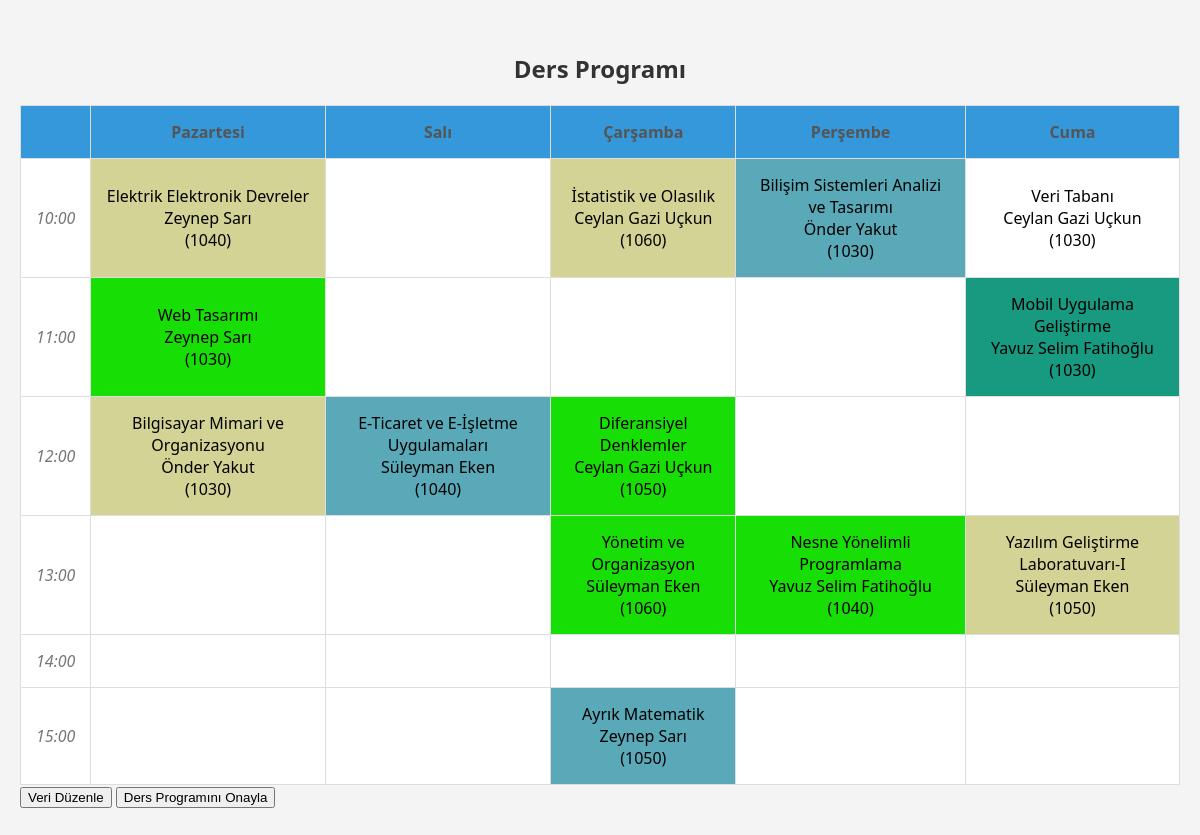
The page / on the database its author committed.
### tables this page shows
CREATE TABLE `dersler` (
  `ders_id` int NOT NULL,
  `ders_adi` varchar(255) NOT NULL,
  `ders_sinif` int NOT NULL,
  `saat` varchar(45) NOT NULL,
  `gun` varchar(45) DEFAULT NULL,
  `renk` varchar(45) NOT NULL
);

CREATE TABLE `hocalar` (
  `hoca_id` int NOT NULL,
  `hoca_adi` varchar(255) NOT NULL
);

### index.php (the view, shortened to what this page needs)
<?php
$servername = "localhost";
$username = "root";
$password = "root";
$dbname = "proje";
$conn = new mysqli($servername, $username, $password, $dbname);
$sql = "SELECT d.ders_id, d.ders_adi, d.ders_sinif, h.hoca_adi, d.gun, d.saat
        FROM dersler d
        JOIN hoca_ders hd ON d.ders_id = hd.ders_id
        JOIN hocalar h ON hd.hoca_id = h.hoca_id";
$result = $conn->query($sql);
$dayHours = [];
$days = ["Pazartesi", "Salı", "Çarşamba", "Perşembe", "Cuma"];
$hours = ["10:00", "11:00", "12:00", "13:00", "14:00", "15:00"];
foreach ($days as $day) {
    foreach ($hours as $hour) {
        $dayHours[] = ["day" => $day, "hour" => $hour];
    }
}
$graph = [];
while ($row = $result->fetch_assoc()) {
    $course = [
        "ders_id" => $row["ders_id"],
        "ders_adi" => $row["ders_adi"],
        "ders_sinif" => $row["ders_sinif"],
        "hoca_adi" => $row["hoca_adi"],
        "conflicts" => [],
        "day_hour" => null,
        "color" => null,
    ];
    $graph[$row["ders_id"]] = $course;
    $courseId = null;
    foreach ($graph as $otherCourseId => $otherCourse) {
    if (
        $course["ders_sinif"] == $otherCourse["ders_sinif"] ||
        $course["hoca_adi"] == $otherCourse["hoca_adi"]
    ) {
        $graph[$row["ders_id"]]["conflicts"][] = $otherCourseId;
        $graph[$otherCourseId]["conflicts"][] = $row["ders_id"];
    }
    }
    shuffle($dayHours);
    $randomDayHour = array_shift($dayHours);
    $graph[$row["ders_id"]]["day_hour"] = $randomDayHour;
}
$coloring = [];
$usedColors = [];
foreach ($graph as $courseId => $course) {
    $neighbors = $course["conflicts"];
    foreach ($usedColors as $color) {
        $conflict = false;
        foreach ($neighbors as $neighborId) {
            if (
                isset($coloring[$neighborId]) &&
                $coloring[$neighborId]["color"] == $color
            ) {
                $conflict = true;
                break;
            }
        }
        if (!$conflict) {
            $graph[$courseId]["color"] = $color;
            break;
        }
    }
    if ($graph[$courseId]["color"] === null) {
        $newColor = count($usedColors);
        $usedColors[] = $newColor;
        $graph[$courseId]["color"] = $newColor;
    }
    $coloring[$courseId] = [
        "course" => $course,
        "color" => $graph[$courseId]["color"],
    ];
}
?>
<!DOCTYPE html>
<html lang="en">
<head>
</head>
<body>
<div id="table-container">
    <h2>Ders Programı</h2>
    <table>
        <tr>
            <th></th>
            <th class="day-cell">Pazartesi</th>
            <th class="day-cell">Salı</th>
            <th class="day-cell">Çarşamba</th>
            <th class="day-cell">Perşembe</th>
            <th class="day-cell">Cuma</th>
        </tr>
        <?php
        $schedule = [
            "Pazartesi" => [],
            "Salı" => [],
            "Çarşamba" => [],
            "Perşembe" => [],
            "Cuma" => [],
        ];
        foreach ($coloring as $entry) {
            $course = $entry["course"];
            $color = $entry["color"];
            $class = "color-$color";
            $day = $course["day_hour"]["day"];
            $hour = $course["day_hour"]["hour"];
            $schedule[$day][
                $hour
            ] = "<td class=\"$class\">{$course["ders_adi"]}<br>{$course["hoca_adi"]}<br>({$course["ders_sinif"]})</td>";
        }
        foreach ($hours as $hour) {
            echo "<tr><td class=\"hour-column hour-cell\">$hour</td>";
            foreach ($days as $day) {
                echo isset($schedule[$day][$hour])
                    ? $schedule[$day][$hour]
                    : "<td></td>";
            }
            echo "</tr>";
        }
        ?>
    </table>
    <button onclick="window.location.href='veri_duzenle.php'">Veri Düzenle</button>
    <button onclick="openDersProgrami()">Ders Programını Onayla</button>
</div>
</body>
</html>

### rows shown on the page
dersler: ders_adi "Elektrik Elektronik Devreler", ders_sinif "1040"
hocalar: hoca_adi "Zeynep Sarı"
dersler: ders_adi "İstatistik ve Olasılık", ders_sinif "1060"
hocalar: hoca_adi "Ceylan Gazi Uçkun"
dersler: ders_adi "Bilişim Sistemleri Analizi ve Tasarımı", ders_sinif "1030"
hocalar: hoca_adi "Önder Yakut"
dersler: ders_adi "Veri Tabanı", ders_sinif "1030"
dersler: ders_adi "Web Tasarımı", ders_sinif "1030"
dersler: ders_adi "Mobil Uygulama Geliştirme", ders_sinif "1030"
hocalar: hoca_adi "Yavuz Selim Fatihoğlu"
dersler: ders_adi "Bilgisayar Mimari ve Organizasyonu", ders_sinif "1030"
dersler: ders_adi "E-Ticaret ve E-İşletme Uygulamaları", ders_sinif "1040"
hocalar: hoca_adi "Süleyman Eken"
dersler: ders_adi "Diferansiyel Denklemler", ders_sinif "1050"
dersler: ders_adi "Yönetim ve Organizasyon", ders_sinif "1060"
dersler: ders_adi "Nesne Yönelimli Programlama", ders_sinif "1040"
dersler: ders_adi "Yazılım Geliştirme Laboratuvarı-I", ders_sinif "1050"
dersler: ders_adi "Ayrık Matematik", ders_sinif "1050"

### other values the page prints
$hour "10:00"
$hour "11:00"
$hour "12:00"
$hour "13:00"
$hour "14:00"
$hour "15:00"
